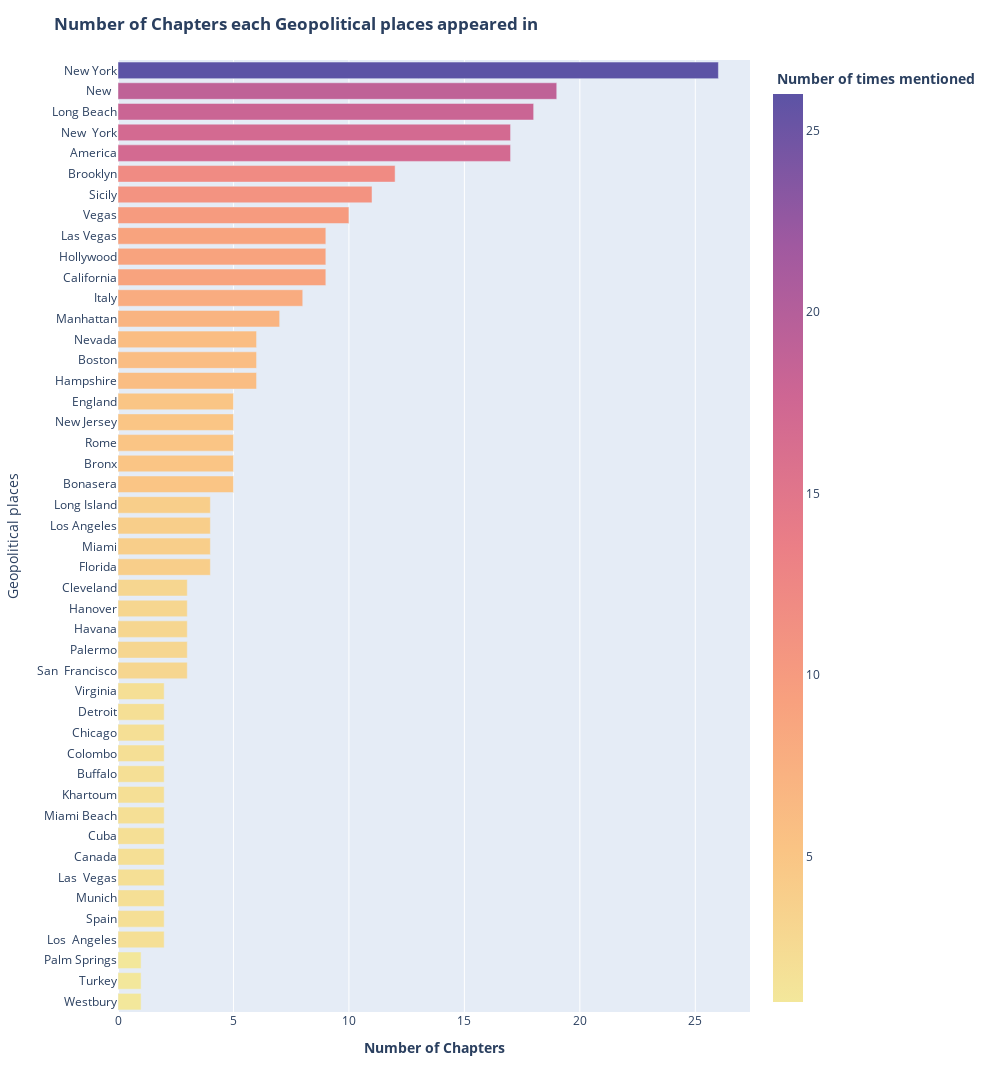

The cell this chart's notebook holds for it:
### Markdown cell above
**NOTE: Mario Puzo is the author of the Godfather Novel, so it is not part of the intended character**

### Code cell
plt.plot_ctper(gpe_chpts, 'Geopolitical places', px.colors.sequential.Sunset)

### Figure 1 — Plotly figure (JSON) as saved in the notebook; plotly's stock layout.template omitted (floating-point values rounded to 4 significant figures)
{"data": [{"alignmentgroup": "True", "customdata": [["Westbury", 1], ["Turkey", 1], ["Palm Springs", 1], ["Los  Angeles", 2], ["Spain", 2], ["Munich", 2], ["Las  Vegas", 2], ["Canada", 2], ["Cuba", 2], ["Miami Beach", 2], ["Khartoum", 2], ["Buffalo", 2], ["Colombo", 2], ["Chicago", 2], ["Detroit", 2], ["Virginia", 2], ["San  Francisco", 3], ["Palermo", 3], ["Havana", 3], ["Hanover", 3], ["Cleveland", 3], ["Florida", 4], ["Miami", 4], ["Los Angeles", 4], ["Long Island", 4], ["Bonasera", 5], ["Bronx", 5], ["Rome", 5], ["New Jersey", 5], ["England", 5], ["Hampshire", 6], ["Boston", 6], ["Nevada", 6], ["Manhattan", 7], ["Italy", 8], ["California", 9], ["Hollywood", 9], ["Las Vegas", 9], ["Vegas", 10], ["Sicily", 11], ["Brooklyn", 12], ["America", 17], ["New  York", 17], ["Long Beach", 18], ["New  ", 19], ["New York", 26]], "hovertemplate": "<b> Number of times mentioned <b>=%{marker.color}<br>Geopolitical places=%{customdata[0]}<extra></extra>", "legendgroup": "", "marker": {"color": [1, 1, 1, 2, 2, 2, 2, 2, 2, 2, 2, 2, 2, 2, 2, 2, 3, 3, 3, 3, 3, 4, 4, 4, 4, 5, 5, 5, 5, 5, 6, 6, 6, 7, 8, 9, 9, 9, 10, 11, 12, 17, 17, 18, 19, 26], "coloraxis": "coloraxis"}, "name": "", "offsetgroup": "", "orientation": "h", "showlegend": false, "textposition": "auto", "type": "bar", "x": [1, 1, 1, 2, 2, 2, 2, 2, 2, 2, 2, 2, 2, 2, 2, 2, 3, 3, 3, 3, 3, 4, 4, 4, 4, 5, 5, 5, 5, 5, 6, 6, 6, 7, 8, 9, 9, 9, 10, 11, 12, 17, 17, 18, 19, 26], "xaxis": "x", "y": ["Westbury", "Turkey", "Palm Springs", "Los  Angeles", "Spain", "Munich", "Las  Vegas", "Canada", "Cuba", "Miami Beach", "Khartoum", "Buffalo", "Colombo", "Chicago", "Detroit", "Virginia", "San  Francisco", "Palermo", "Havana", "Hanover", "Cleveland", "Florida", "Miami", "Los Angeles", "Long Island", "Bonasera", "Bronx", "Rome", "New Jersey", "England", "Hampshire", "Boston", "Nevada", "Manhattan", "Italy", "California", "Hollywood", "Las Vegas", "Vegas", "Sicily", "Brooklyn", "America", "New  York", "Long Beach", "New  ", "New York"], "yaxis": "y"}], "layout": {"barmode": "relative", "coloraxis": {"colorbar": {"title": {"text": "<b> Number of times mentioned <b>"}}, "colorscale": [[0, "rgb(243, 231, 155)"], [0.1667, "rgb(250, 196, 132)"], [0.3333, "rgb(248, 160, 126)"], [0.5, "rgb(235, 127, 134)"], [0.6667, "rgb(206, 102, 147)"], [0.8333, "rgb(160, 89, 160)"], [1, "rgb(92, 83, 165)"]]}, "height": 2000, "legend": {"tracegroupgap": 0}, "margin": {"t": 60}, "title": {"text": "<b> Number of Chapters each Geopolitical places appeared in <b>"}, "width": 1000, "xaxis": {"anchor": "y", "domain": [0, 1], "title": {"text": "<b> Number of Chapters <b>"}}, "yaxis": {"anchor": "x", "domain": [0, 1], "title": {"text": "Geopolitical places"}}}}
